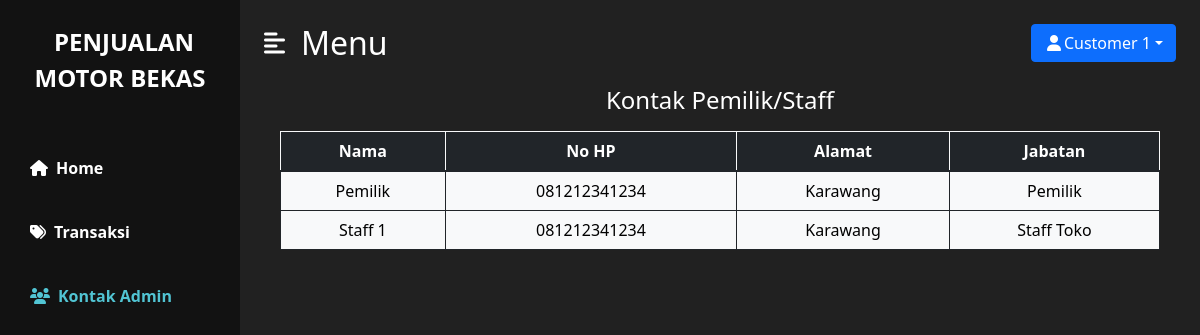
Page /customer/M_Admin.php (signed in) on the committed database.
### tables this page shows
CREATE TABLE `user` (
  `id_user` varchar(20) NOT NULL,
  `password` varchar(32) NOT NULL,
  `nama` varchar(50) NOT NULL,
  `no_hp` varchar(13) NOT NULL,
  `alamat` varchar(50) NOT NULL,
  `hak_akses` enum('Pemilik','Staff Toko','Customer') NOT NULL
);

### customer/M_Admin.php (the view, shortened to what this page needs)
<?php
    require 'function/session.php';
     $sqlRead = "SELECT * FROM user WHERE hak_akses = 'Pemilik' OR hak_akses = 'Staff Toko'";
     $queryRead = mysqli_query($koneksi, $sqlRead);
?>
<html>
<head>
    <link href="https://cdn.jsdelivr.net/npm/bootstrap@5.1.3/dist/css/bootstrap.min.css" rel="stylesheet">
    <link rel="stylesheet" href="../css/styles_index.css">
</head>
<body>
    <div class="d-flex" id="wrapper">
        <div class="bg-3" id="sidebar-wrapper">
            <div class="sidebar-heading text-center py-4 warna-1 fs-4 fw-bold text-uppercase">
                <i class="me-2"></i>Penjualan<br>Motor Bekas
            </div>
            <div class="list-group list-group-flush my-3">
                <a href="index.php" class="list-group-item list-group-item-action bg-transparent fw-bold warna-1"><i class="fas fa-home me-2"></i>Home</a>
                <a href="M_transaksi.php" class="list-group-item list-group-item-action bg-transparent warna-1 fw-bold"><i class="fas fa-tags me-2"></i>Transaksi</a>
                <a href="M_Admin.php" class="list-group-item list-group-item-action bg-transparent active-bar fw-bold"><i class="fas fa-users me-2"></i>Kontak Admin</a>
            </div>
        </div>
        <div id="page-content-wrapper">
            <nav class="navbar navbar-expand-lg navbar-light bg-2 py-4 px-4">
                <div class="d-flex align-items-center me-auto">
                    <i class="fas fa-align-left warna-1 fs-4 me-3" id="menu-toggle"></i>
                    <h2 class="fs-2 m-0 warna-1">Menu</h2>
                </div>
                <div class="dropdown ms-3">
                    <a class="btn btn-primary dropdown-toggle" href="#" role="button" id="dropdownMenuLink" data-bs-toggle="dropdown" aria-expanded="false"><i class="fas fa-user fa-fw"></i><?= ucfirst($_SESSION['nama']);?></a>
                </div>
            </nav>
            <div class="container">
                <div class="row mx-3">
                    <h4 class="h4 warna-1 text-center mb-3">Kontak Pemilik/Staff</h4>
                    <div class="table-responsive-xxl">
                        <table class="table table-bordered border-primary align-middle text-center  mx-auto" style="min-width: 800px;">
                            <thead class="table-dark border-light">
                                <tr>
                                    <th>Nama</th>
                                    <th>No HP</th>
                                    <th>Alamat</th>
                                    <th>Jabatan</th>
                                </tr>
                            </thead>
                            <tbody class="table-light border-dark">
                                <?php
                                    while ($row = mysqli_fetch_array($queryRead)){?>
                                        <tr>
                                            <td><?php echo $row['nama'] ?></td>
                                            <td><?php echo $row['no_hp'] ?></td>
                                            <td><?php echo $row['alamat'] ?></td>
                                            <td><?php echo $row['hak_akses'] ?></td>
                                        </tr>
                                    <?php } ?>
                            </tbody>
                        </table>
                    </div>
                </div>
            </div>
        </div>
    </div>
</body>
</html>

### css/styles_index.css (style rules this page uses)
.warna-1 { color: #fff; }
.bg-2 { background-color: #212121; }
.bg-3 { background-color: #121212; }
.active-bar { color: #51C4D3; }
#wrapper { overflow-x: hidden; background-color: #212121; }
#sidebar-wrapper { min-height: 100vh; margin-left: -15rem; -webkit-transition: margin 0.25s ease-out; -moz-transition: margin 0.25s ease-out; -o-transition: margin 0.25s ease-out; transition: margin 0.25s ease-out; }
#sidebar-wrapper .sidebar-heading { padding: 0.875rem 1.25rem; font-size: 1.2rem; }
#sidebar-wrapper .list-group { width: 15rem; }
#page-content-wrapper { min-width: 100vw; }
#menu-toggle { cursor: pointer; }
.list-group-item { border: none; padding: 20px 30px; }
@media (min-width: 768px) { #sidebar-wrapper { margin-left: 0; } }
@media (min-width: 768px) { #page-content-wrapper { min-width: 0; width: 100%; } }

### rows in the picture
user: nama "Pemilik", no_hp "081212341234", alamat "Karawang", hak_akses "Pemilik"
user: nama "Staff 1", no_hp "081212341234", alamat "Karawang", hak_akses "Staff Toko"

### other values in the picture
$_SESSION['nama'] "Customer 1"
